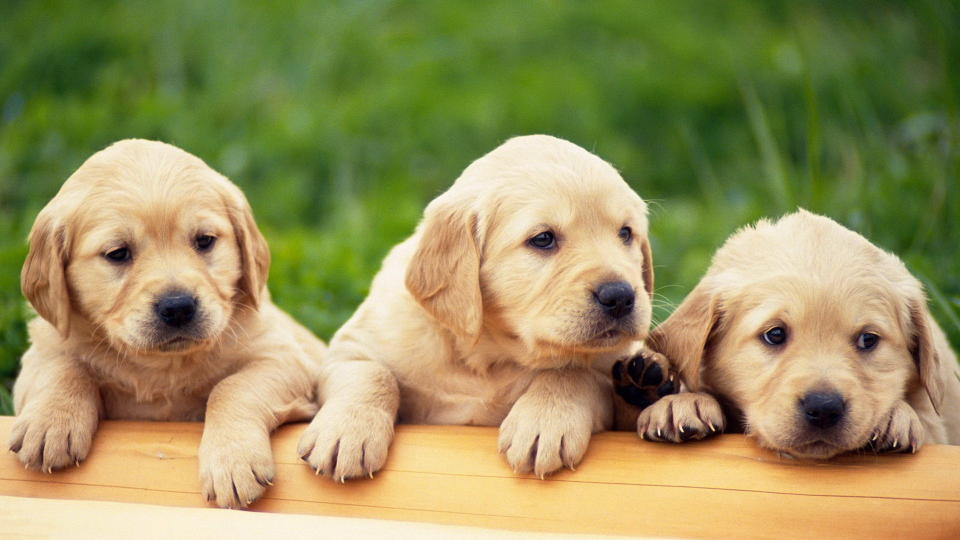
#> input picture img/puppy.jpg, 1920 x 1080 px (shown at 1/2 size)
$ python histogram.py
#> lines starting #> are read from the running program, lines starting #| are printed output that depends on the picture; after the words box and inside, x2 and y2 are one past the last pixel; in counts of white or black regions, pixels touching at a corner belong together
#> further down, img is the input picture: shape (1080, 1920, 3); mean B, G, R 93.2, 145.4, 152.3
### rescale.py
import cv2 as cv


def rescaleFrame(frame, scale = 0.75):
    # works for images, videos
#> called with scale = 0.3
    width = int(frame.shape[1]*scale)
#> width = 576
    height = int(frame.shape[0]*scale)
#> height = 324
    dimensions = (width, height)
#> dimensions = (576, 324)

    return cv.resize(frame,dimensions, interpolation = cv.INTER_AREA)
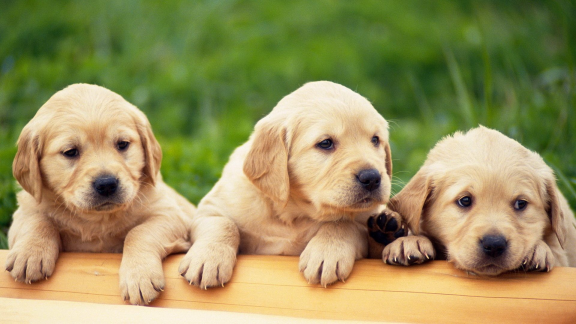
#> returned value: shape (324, 576, 3); mean of channels 0, 1, 2 93.2, 145.4, 152.3; drawn as B, G, R

# [4 lines left out: function changeRes, not called in this run]

# [21 lines of commented-out code are left out]

### histogram.py
import cv2
import numpy as np
import rescale
import matplotlib.pyplot as plt

img = cv2.imread('img/puppy.jpg')
cv2.imshow("Puppy",img)

rescaled_img = rescale.rescaleFrame(img,scale=0.3)
cv2.imshow("Rescaled_img",rescaled_img)

gray = cv2.cvtColor(rescaled_img, cv2.COLOR_RGB2GRAY)
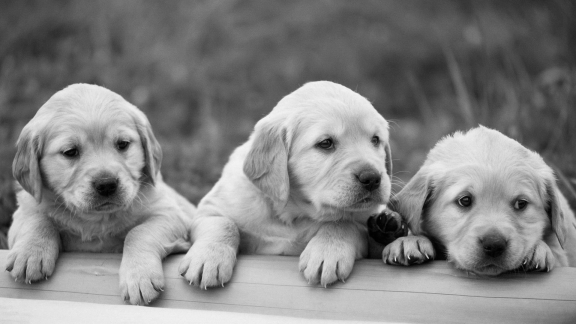
#> gray: shape (324, 576); min 1, max 244, mean 130.6
cv2.imshow("Gray", gray)

# Grayscale histogram
blank = np.zeros(rescaled_img.shape[:2],dtype='uint8')

circle = cv2.circle(blank, (rescaled_img.shape[1]//2, rescaled_img.shape[0]//2), 100, 255,-1)
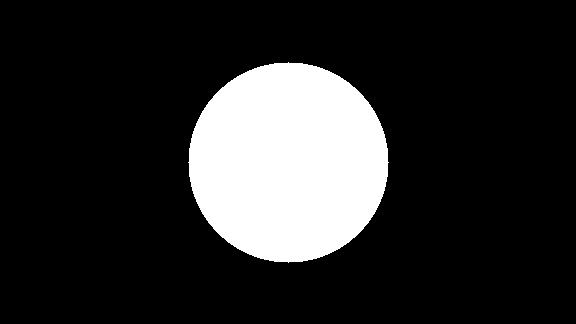
#> blank: shape (324, 576); 16.8% white; 1 white region, box (x1, y1, x2, y2) and area: (188, 62, 389, 263) 31417

mask = cv2.bitwise_and(rescaled_img,rescaled_img, mask= circle)
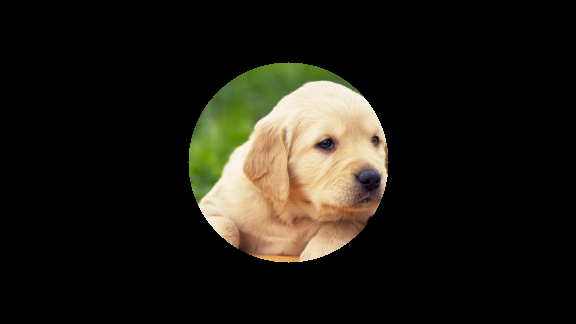
#> mask: shape (324, 576, 3); mean B, G, R 19.7, 27.5, 30.2

cv2.imshow("Mask",mask)

#> (the run stopped early here; a loop or call above may not have finished)
